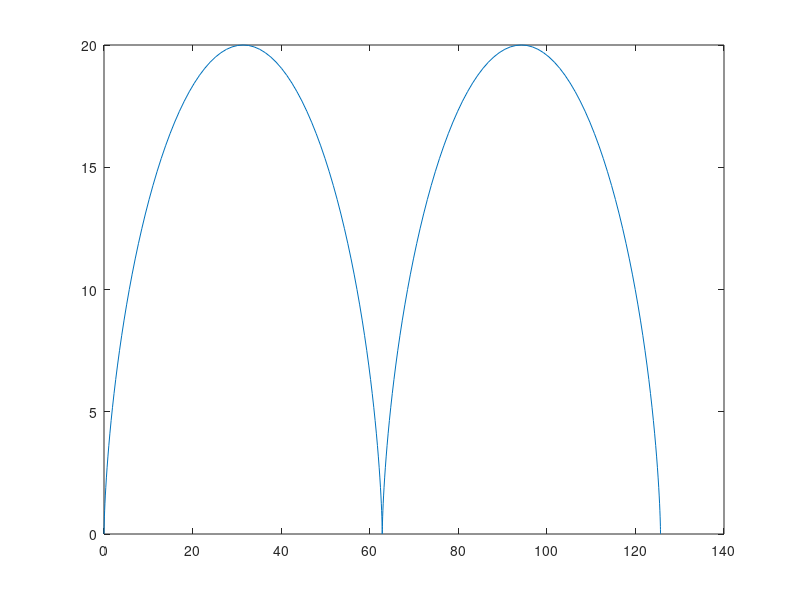
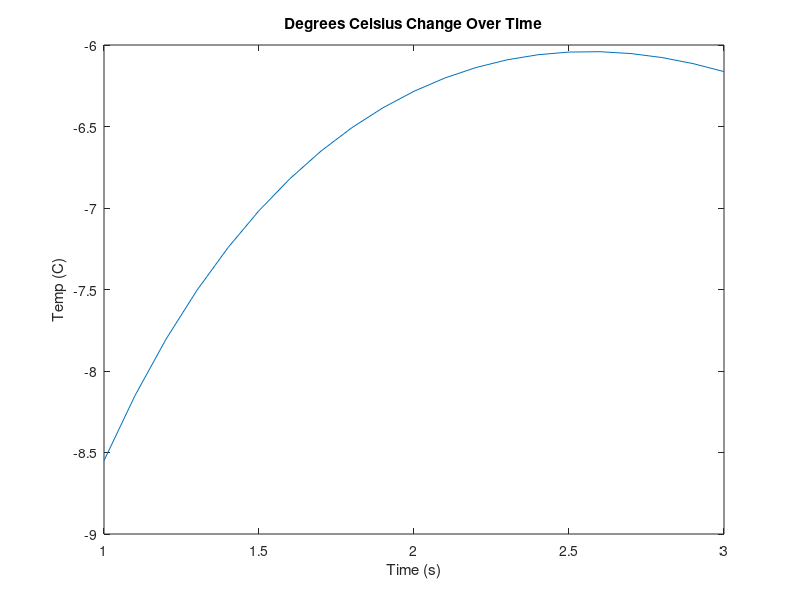
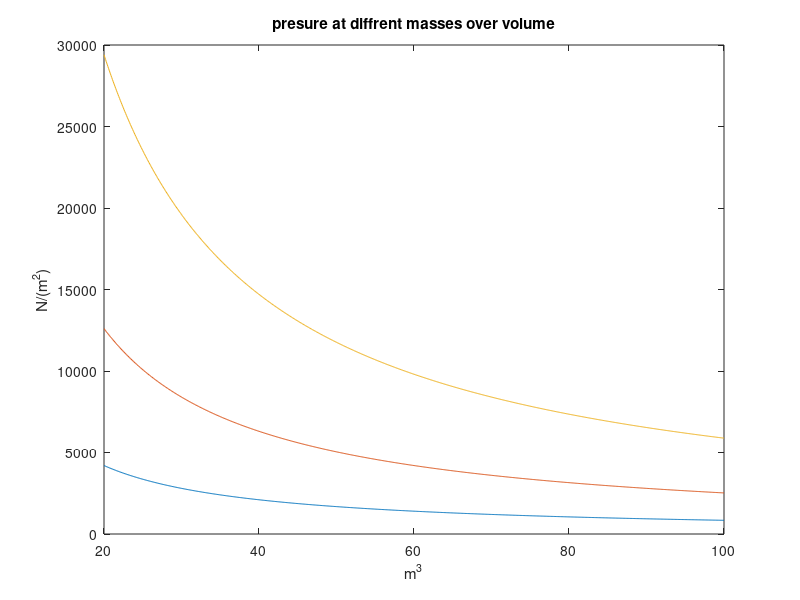
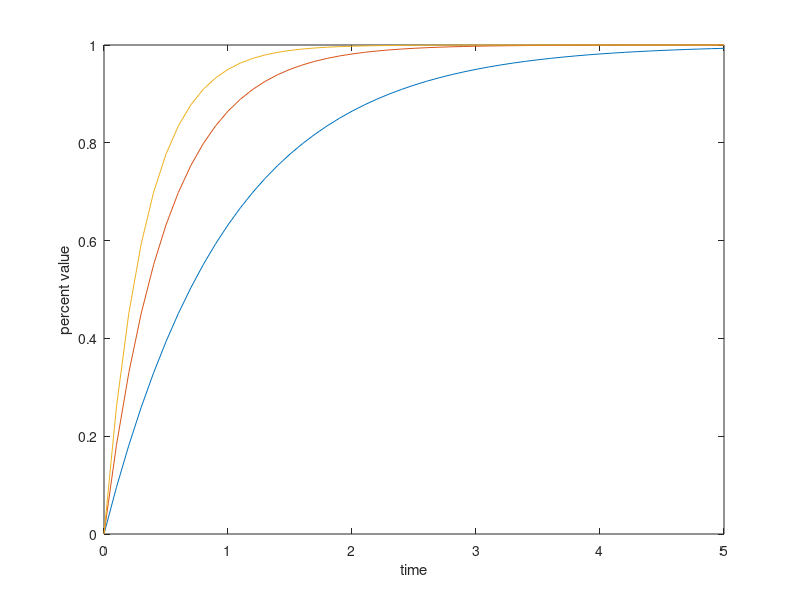

Source code (MATLAB) for these figures, in order:
% Ferguson, Ethan
% ME 203 Section 1001 
% Homework #2
clc, clear, format compact
%% Problem 1
% Givens
x= 1:.2:5;
y=7*sind(4*x);
n = numel(y); %number of solutions in matrix
y(3) % the third element of y in the matrix

%% Problem 2
%given
E=sin(-pi/2): 0.05: cos(0);
n=numel(E)%number of elements in array
E(10)%10th element of function

%% Problem 3
%Given
%13*x^3+182*x^2-184*x+2503
P=[13 182 -184 2503]; % matrix for function
r=roots(P) 

%% Problem 4
%calculations
a=(6*pi*atan(12.5))+4; % a calculated

b=5*tan(3*asin(13/5)); % b calculated

%% Problem 5
%given
r=10 %in.
p=0:pi/50:4*pi;
x=r*(p-sin(p));
y=r*(1-cos(p));

%plot
figure(1)
plot(x,y)

%% Problem 6
%given 
t=1:.1:3; %time in seconds
T=6*log(t)-7*exp(0.2*t); %T is temperature of degrees celsius
figure(2)
plot(t,T)
title('Degrees Celsius Change Over Time')
xlabel('Time (s)')
ylabel('Temp (C)')

%% Problem 7
%given
T=293; %Kelvin
R=286.7; %(N*m)/(kg*K)
V=20:0.1:100; %m^3
%Masses
m1=1; %kg
m2=3; %kg
m3=7; %kg
%preasures and different masses
p1=(m1*R*T)*V.^-1;
p2=(m2*R*T)*V.^-1;
p3=(m3*R*T)*V.^-1;
figure(3)
plot(V,p1,V,p2,V,p3)
title('presure at diffrent masses over volume')
xlabel('m^3')
ylabel('N/(m^2)')

%% Problem 8
%given
%b values
b1=1;
b2=2;
b3=3;
t=0:.1:5; %seconds
y1=1-exp(-b1*t);
y2=1-exp(-b2*t);
y3=1-exp(-b3*t);
figure(4)
plot(t,y1,t,y2,t,y3)
xlabel('time')
ylabel('percent value')
t=b2/.98
fprintf('will take %.2f units time to reach 98 percent\n',t)


%% Problem 9
%given
r=0.1:.1:100; %meters
V=(4/3)*pi*r.^3; %volume
A=4*pi*r.^2; %area

figure(5)

subplot(2,1,1)
loglog(r,V)
title('Volume')
xlabel('radius')
ylabel('Volume')

subplot(2,1,2)
loglog(r,A)
title('Area')
xlabel('radius')
ylabel('Area')




